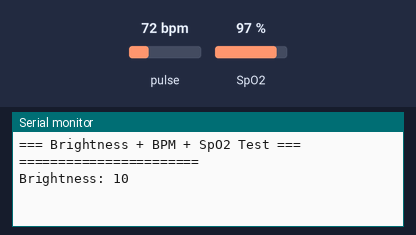
The sketch below on a simulated ESP32. On the bench: the last lines printed to the serial monitor. Inputs (shaded band) come from the test bench; at power-on: pulse 72 bpm, SpO2 97 %.

Above: at 1.8 s.
1.9 s: pulse set to 42 bpm
At 5.6 s:
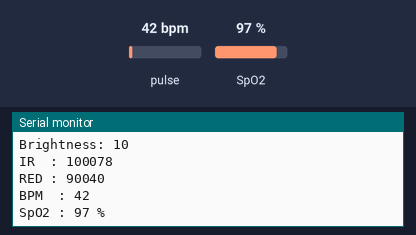
6.5 s: SpO2 set to 80 %
8.0 s: pulse set to 70 bpm
At 9.1 s:
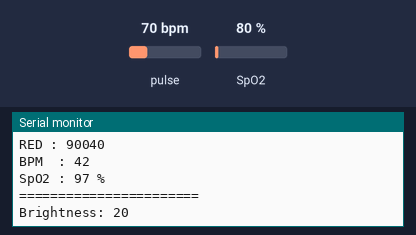

The sketch:

Test_brightness.ino
```cpp
#include <Wire.h>
#include "MAX30105.h"
#include "spo2_algorithm.h"

MAX30105 sensor;

#define BUFFER_SIZE 100

uint32_t irBuffer[BUFFER_SIZE];
uint32_t redBuffer[BUFFER_SIZE];

int32_t spo2;
int32_t heartRate;
int8_t validSpO2;
int8_t validHeartRate;

// ไล่ brightness
int brightnessList[] = {10, 20, 30, 50, 80};
int idx = 0;

void setup() {
  Serial.begin(115200);
  Wire.begin(21, 22);

  if (!sensor.begin(Wire, I2C_SPEED_FAST)) {
    Serial.println("MAX30102 not found!");
    while (1);
  }

  Serial.println("=== Brightness + BPM + SpO2 Test ===");
}

void loop() {

  int b = brightnessList[idx];

  // 👉 ตั้งค่าใหม่ทุกครั้ง
  sensor.setup(b, 4, 2, 100, 411, 4096);

  Serial.println("\n=======================");
  Serial.print("Brightness: ");
  Serial.println(b);

  delay(1000);

  // เก็บ sample
  for (int i = 0; i < BUFFER_SIZE; i++) {
    while (!sensor.available())
      sensor.check();

    redBuffer[i] = sensor.getRed();
    irBuffer[i]  = sensor.getIR();

    sensor.nextSample();
  }

  // เช็คนิ้ว
  if (irBuffer[BUFFER_SIZE - 1] < 10000) {
    Serial.println("❌ No finger");
  } else {

    // คำนวณ BPM + SpO2
    maxim_heart_rate_and_oxygen_saturation(
      irBuffer,
      BUFFER_SIZE,
      redBuffer,
      &spo2,
      &validSpO2,
      &heartRate,
      &validHeartRate
    );

    Serial.print("IR  : ");
    Serial.println(irBuffer[BUFFER_SIZE - 1]);

    Serial.print("RED : ");
    Serial.println(redBuffer[BUFFER_SIZE - 1]);

    if (validHeartRate) {
      Serial.print("BPM  : ");
      Serial.println(heartRate);
    } else {
      Serial.println("BPM  : Invalid");
    }

    if (validSpO2) {
      Serial.print("SpO2 : ");
      Serial.print(spo2);
      Serial.println(" %");
    } else {
      Serial.println("SpO2 : Invalid");
    }
  }

  // ไป brightness ถัดไป
  idx++;
  if (idx >= 5) idx = 0;

  delay(3000);
}
```

Measured:
- after the input at 1.9 s, the serial monitor: prints a new line after 3.1 s (image 1)
